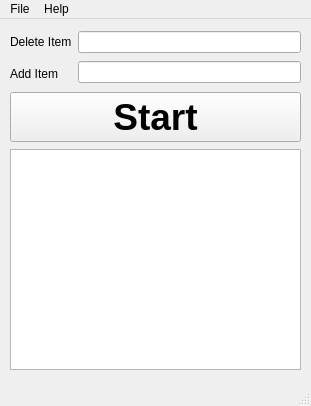
<?xml version="1.0" encoding="UTF-8"?>
<ui version="4.0">
 <class>MainWindow</class>
 <widget class="QMainWindow" name="MainWindow">
  <property name="geometry">
   <rect>
    <x>0</x>
    <y>0</y>
    <width>311</width>
    <height>406</height>
   </rect>
  </property>
  <property name="windowTitle">
   <string>MainWindow</string>
  </property>
  <widget class="QWidget" name="centralwidget">
   <widget class="QTextEdit" name="textEdit">
    <property name="geometry">
     <rect>
      <x>10</x>
      <y>130</y>
      <width>291</width>
      <height>221</height>
     </rect>
    </property>
   </widget>
   <widget class="QWidget" name="">
    <property name="geometry">
     <rect>
      <x>10</x>
      <y>10</y>
      <width>291</width>
      <height>113</height>
     </rect>
    </property>
    <layout class="QVBoxLayout" name="verticalLayout">
     <item>
      <layout class="QGridLayout" name="gridLayout">
       <item row="0" column="0">
        <widget class="QLabel" name="label">
         <property name="text">
          <string>Delete Item</string>
         </property>
        </widget>
       </item>
       <item row="0" column="1" rowspan="2">
        <layout class="QVBoxLayout" name="verticalLayout_2">
         <item>
          <widget class="QLineEdit" name="delete_item"/>
         </item>
         <item>
          <widget class="QLineEdit" name="add_item"/>
         </item>
        </layout>
       </item>
       <item row="1" column="0">
        <widget class="QLabel" name="label_2">
         <property name="text">
          <string>Add Item</string>
         </property>
        </widget>
       </item>
      </layout>
     </item>
     <item>
      <widget class="QPushButton" name="pushButton">
       <property name="font">
        <font>
         <family>Arial</family>
         <pointsize>28</pointsize>
         <weight>75</weight>
         <bold>true</bold>
        </font>
       </property>
       <property name="text">
        <string>Start</string>
       </property>
      </widget>
     </item>
    </layout>
   </widget>
  </widget>
  <widget class="QMenuBar" name="menubar">
   <property name="geometry">
    <rect>
     <x>0</x>
     <y>0</y>
     <width>311</width>
     <height>26</height>
    </rect>
   </property>
   <widget class="QMenu" name="menuFile">
    <property name="title">
     <string>File</string>
    </property>
    <addaction name="actionOpen"/>
   </widget>
   <widget class="QMenu" name="menuHelp">
    <property name="title">
     <string>Help</string>
    </property>
    <addaction name="actionAbout"/>
   </widget>
   <addaction name="menuFile"/>
   <addaction name="menuHelp"/>
  </widget>
  <widget class="QStatusBar" name="statusbar"/>
  <action name="actionOpen">
   <property name="text">
    <string>Open</string>
   </property>
  </action>
  <action name="actionAbout">
   <property name="text">
    <string>About</string>
   </property>
  </action>
 </widget>
 <resources/>
 <connections/>
</ui>
